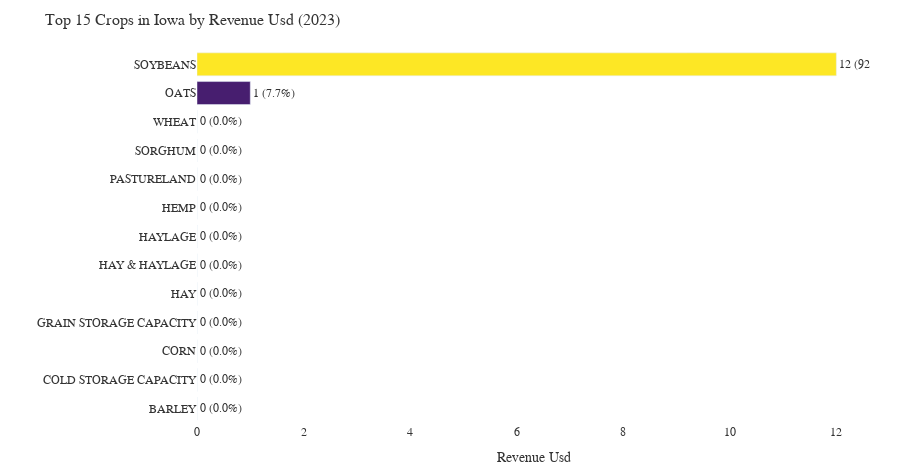

Notebook code for this chart:
### Code cell
# Top crops by revenue (if available)
if 'revenue_usd' in state_crop_df.columns:
    fig = state_crop_bar_chart(
        state_crop_df, 
        SELECTED_STATE, 
        value_col='revenue_usd',
        year=SELECTED_YEAR,
        top_n=15,
        color_scale='Viridis'
    )
    fig.show()
else:
    print("Revenue data not available in this sample")

### Figure 1 — Plotly figure (JSON) as saved in the notebook; plotly's stock layout.template omitted (floating-point values rounded to 4 significant figures)
{"data": [{"customdata": [0.0, 0.0, 0.0, 0.0, 0.0, 0.0, 0.0, 0.0, 0.0, 0.0, 0.0, 1.0, 12.0], "hovertemplate": "<b>%{y}</b><br>revenue_usd: %{x:,.0f}<extra></extra>", "marker": {"color": [0.0, 0.0, 0.0, 0.0, 0.0, 0.0, 0.0, 0.0, 0.0, 0.0, 0.0, 1.0, 12.0], "colorscale": [[0, "#440154"], [0.1111, "#482878"], [0.2222, "#3e4989"], [0.3333, "#31688e"], [0.4444, "#26828e"], [0.5556, "#1f9e89"], [0.6667, "#35b779"], [0.7778, "#6ece58"], [0.8889, "#b5de2b"], [1, "#fde725"]], "showscale": false}, "name": "", "orientation": "h", "text": ["0 (0.0%)", "0 (0.0%)", "0 (0.0%)", "0 (0.0%)", "0 (0.0%)", "0 (0.0%)", "0 (0.0%)", "0 (0.0%)", "0 (0.0%)", "0 (0.0%)", "0 (0.0%)", "1 (7.7%)", "12 (92.3%)"], "textposition": "outside", "type": "bar", "x": [0.0, 0.0, 0.0, 0.0, 0.0, 0.0, 0.0, 0.0, 0.0, 0.0, 0.0, 1.0, 12.0], "y": ["BARLEY", "COLD STORAGE CAPACITY", "CORN", "GRAIN STORAGE CAPACITY", "HAY", "HAY & HAYLAGE", "HAYLAGE", "HEMP", "PASTURELAND", "SORGHUM", "WHEAT", "OATS", "SOYBEANS"]}], "layout": {"font": {"color": "#333", "family": "Arial, sans-serif", "size": 12}, "height": 475, "margin": {"b": 50, "l": 60, "r": 30, "t": 50}, "paper_bgcolor": "white", "plot_bgcolor": "white", "title": {"font": {"color": "#333", "size": 16}, "text": "Top 15 Crops in Iowa by Revenue Usd (2023)"}, "xaxis": {"title": {"text": "Revenue Usd"}}, "yaxis": {"title": {"text": ""}}}}
